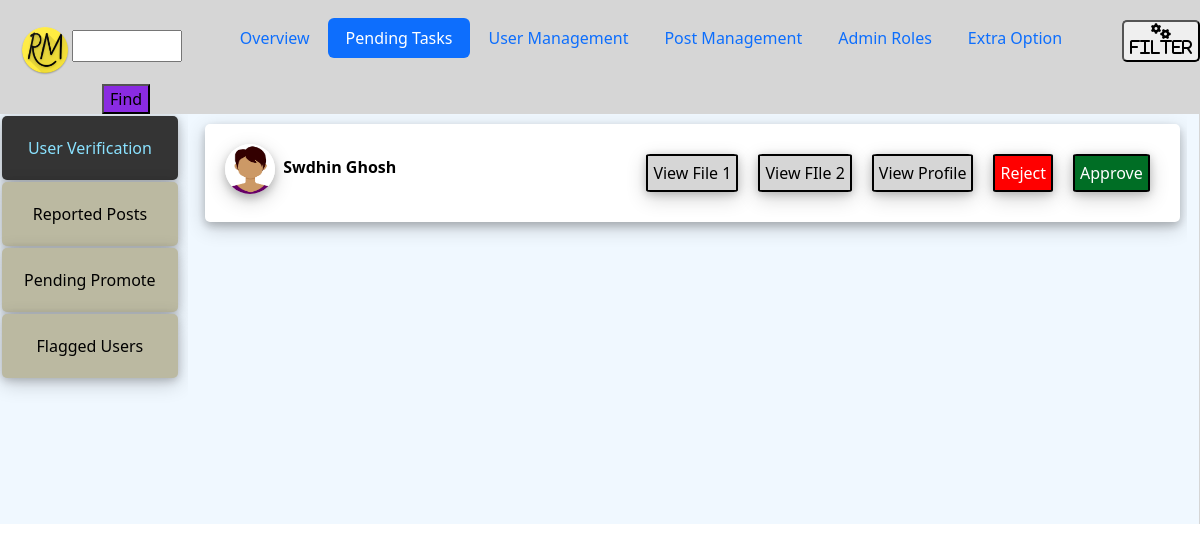
/admin_dashboard/admin_dashboard.php?type=pending&size=5 (signed in), run on an earlier commit of the app's database.
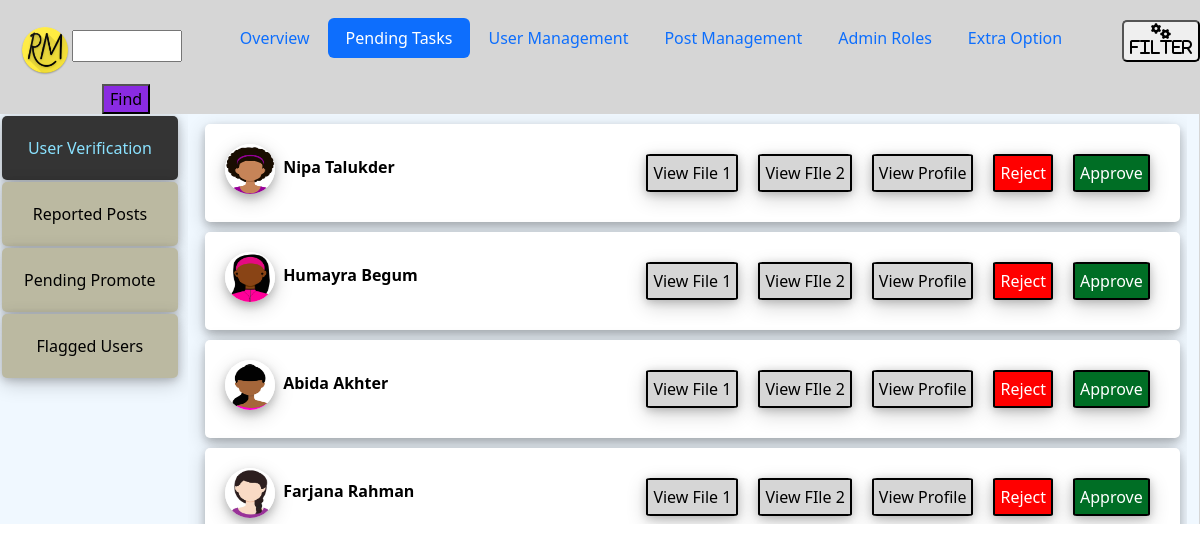
And on a later commit of the database.
### tables this page shows
CREATE TABLE `pending_ver` (
  `id` int(200) NOT NULL,
  `user_id` varchar(200) DEFAULT NULL,
  `user_name` varchar(200) DEFAULT NULL,
  `file_1` varchar(200) DEFAULT NULL,
  `file_2` varchar(200) DEFAULT NULL
);

CREATE TABLE `users` (
  `fname` varchar(150) DEFAULT NULL,
  `lname` varchar(150) DEFAULT NULL,
  `uname` varchar(150) DEFAULT NULL,
  `email` varchar(150) DEFAULT NULL,
  `phone` varchar(150) DEFAULT NULL,
  `job` varchar(150) DEFAULT NULL,
  `about` varchar(500) DEFAULT NULL,
  `pass` varchar(150) DEFAULT NULL,
  `id` int(11) NOT NULL,
  `verified` varchar(20) DEFAULT NULL,
  `flag` int(11) DEFAULT 0,
  `content_count` int(11) DEFAULT 0,
  `pro_pic` varchar(500) DEFAULT NULL,
  `temp_id` varchar(50) DEFAULT NULL,
  `date_of_birth` varchar(100) DEFAULT NULL,
  `religion` varchar(100) DEFAULT NULL,
  `language` varchar(100) DEFAULT NULL,
  `relation` varchar(100) DEFAULT NULL,
  `blood` varchar(100) DEFAULT NULL,
  `nation` varchar(100) DEFAULT NULL,
  `address` varchar(100) DEFAULT NULL,
  `gender` varchar(50) DEFAULT NULL,
  `politics` varchar(50) DEFAULT NULL,
  `sports` varchar(400) DEFAULT NULL,
  `hobby` varchar(400) DEFAULT NULL,
  `temp_id2` varchar(50) DEFAULT NULL,
  `status` varchar(50) DEFAULT NULL,
  `s_verified` varchar(50) DEFAULT NULL
);

### admin_dashboard/backend.php (the view, shortened to what this page needs)
<?php
class admin_dash
{
    function get_user_details($id)
    {
        include('../include/connection.php');
        $sql = "SELECT * FROM users WHERE id = '$id'";
        $res = mysqli_query($con, $sql);
        $row2 = mysqli_fetch_assoc($res);
        return $row2;
    }
    function create_pending_verlist($sz)
    {
        $counter = 0;
        include('../include/connection.php');
        $sql = "SELECT * FROM pending_ver ORDER BY id DESC";
        $res = mysqli_query($con, $sql);
        while ($row = mysqli_fetch_assoc($res)) {
            $row2 = $this->get_user_details($row['user_id']);
            $profile_picture_link = "../ext-files/user/" . $row2['pro_pic'];
            echo '<div class="card-main">
                    <a title="View User Profile" class="unformatted-link homepage-poster-name" href="../view_user.php?uid=' . $row['user_id'] . '">
                        <img class="profile-pic-home-post" src="' . $profile_picture_link . '">
                    &nbsp' . $row2['fname'] . ' ' . $row2['lname'] . '</a>
                    <a href="accept.php?user_id=' . $row2['id'] . '" style="float:right;" class="accept-btn">Approve</a>
                    <a href="reject.php?user_id=' . $row2['id'] . '" style="float:right;" class="cancel-btn">Reject</a>
                    <a href="../view_user.php?uid=' . $row2['id'] . '" style="float:right;" class="neutral-btn">View Profile</a>
                    <a href="../ext-files/ver_file/' . $row2['id'] . '/' . $row['file_2'] . '" style="float:right;" class="neutral-btn">View FIle 2</a>
                    <a href="../ext-files/ver_file/' . $row2['id'] . '/' . $row['file_1'] . '" style="float:right;" class="neutral-btn">View File 1</a>
                </div>';
            $counter = $counter + 1;
            if ($counter == $sz) {
                break;
            }
        }
    }
}
class admin_vertbar
{
    function pending($cat, $sz, $sub, $add_admin_vis, $add_mod_vis)
    {
        $opt1_act = "";
        $opt2_act = "";
        $opt3_act = "";
        $opt4_act = "";
        $subtype = "";
        if (isset($sub)) {
            if ($sub == "op1") {
                $opt1_act = "active-vbar";
                $subtype = "op1";
            } else if ($sub == "op2") {
                $opt2_act = "active-vbar";
                $subtype = "op2";
            } else if ($sub == "op3") {
                $opt3_act = "active-vbar";
                $subtype = "op3";
            } else if ($sub == "op4") {
                $opt4_act = "active-vbar";
                $subtype = "op4";
            }
        } else {
            $opt1_act = "active-vbar";
            $subtype = "op1";
        }
        echo '<a style="' . $add_admin_vis . ' ' . $add_mod_vis . '" class="va" href="admin_dashboard.php?type=' . $cat . '&size=' . $sz . '&subtype=op1"><div class="vert-navbar ' . $opt1_act . '">User Verification</div></a>';
        echo '<a class="va" href="admin_dashboard.php?type=' . $cat . '&size=' . $sz . '&subtype=op2"><div class="vert-navbar ' . $opt2_act . '">Reported Posts</div></a>';
        echo '<a class="va" href="admin_dashboard.php?type=' . $cat . '&size=' . $sz . '&subtype=op3"><div class="vert-navbar ' . $opt3_act . '">Pending Promote</div></a>';
        echo '<a class="va" href="admin_dashboard.php?type=' . $cat . '&size=' . $sz . '&subtype=op4"><div class="vert-navbar ' . $opt4_act . '">Flagged Users</div></a>';
        return $subtype;
    }
}

What changed in the data, as far as the page shows it:
removed pending_ver: user.pro_pic (picture), user.fname "Swdhin", user.lname "Ghosh"
added pending_ver: user.pro_pic (picture), user.fname "Nipa", user.lname "Talukder"
added pending_ver: user.pro_pic (picture), user.fname "Humayra", user.lname "Begum"
added pending_ver: user.pro_pic (picture), user.fname "Abida", user.lname "Akhter"
added pending_ver: user.pro_pic (picture), user.fname "Farjana", user.lname "Rahman"
